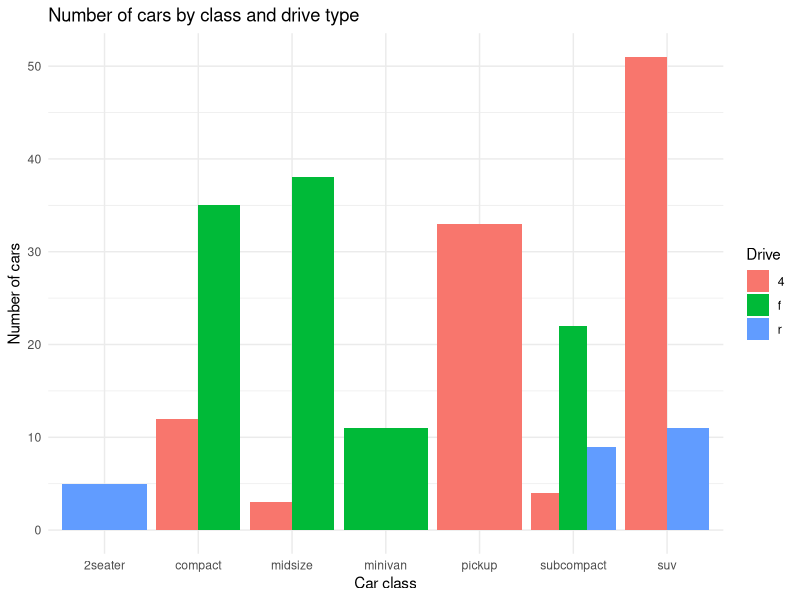
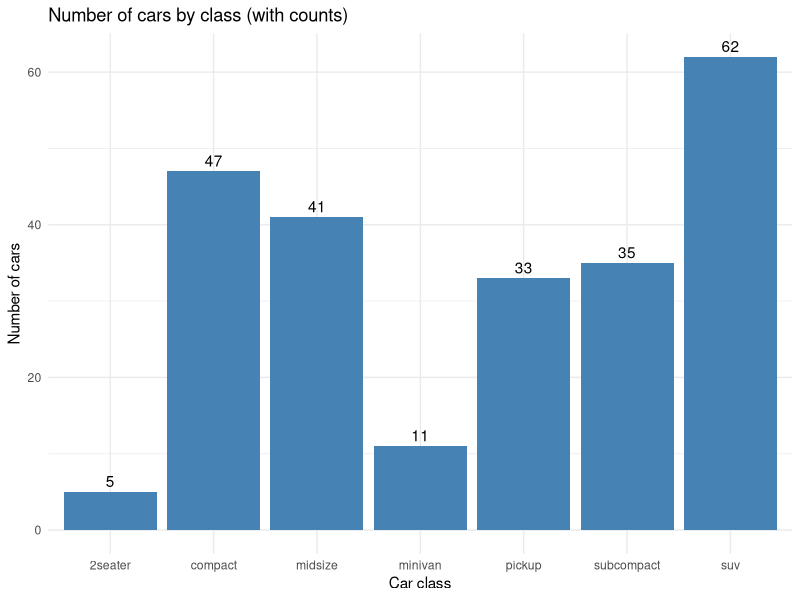
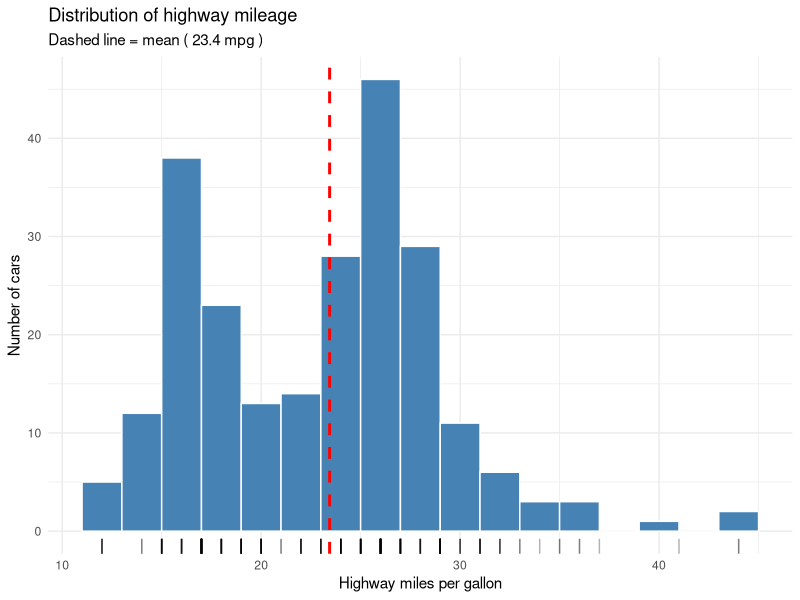
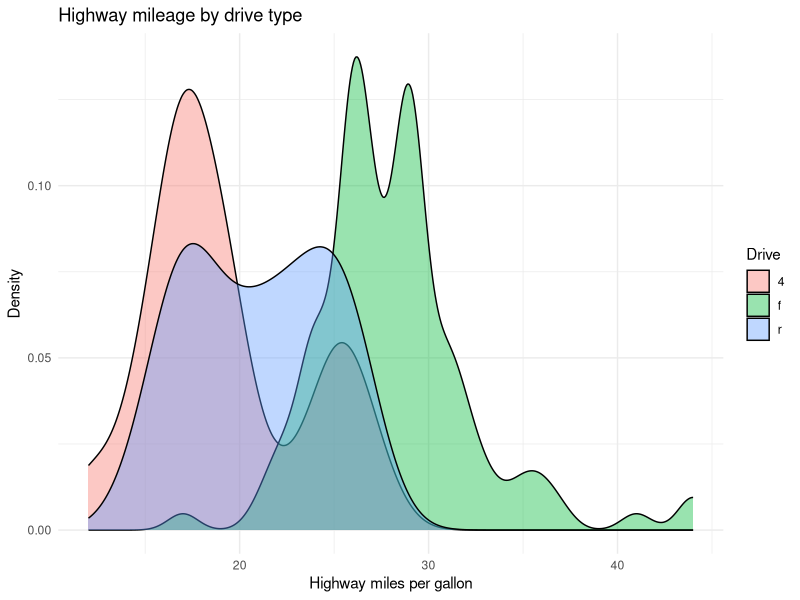
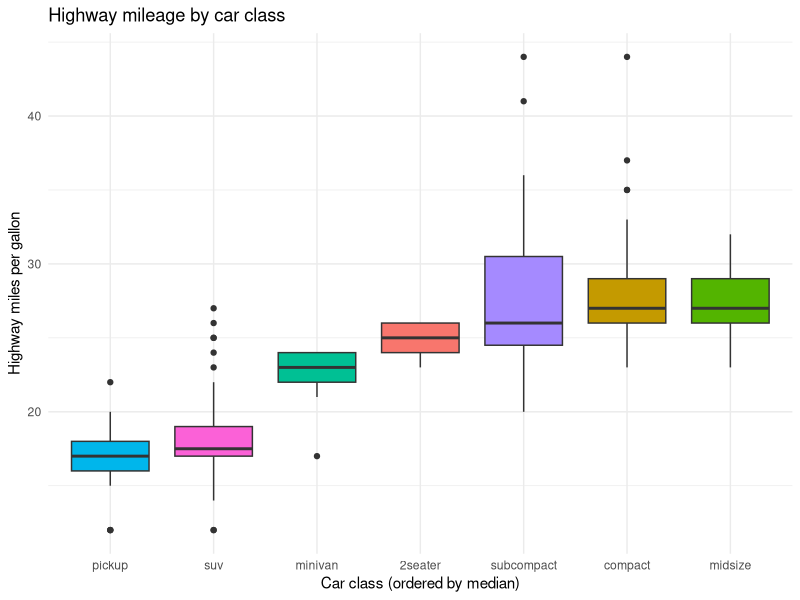
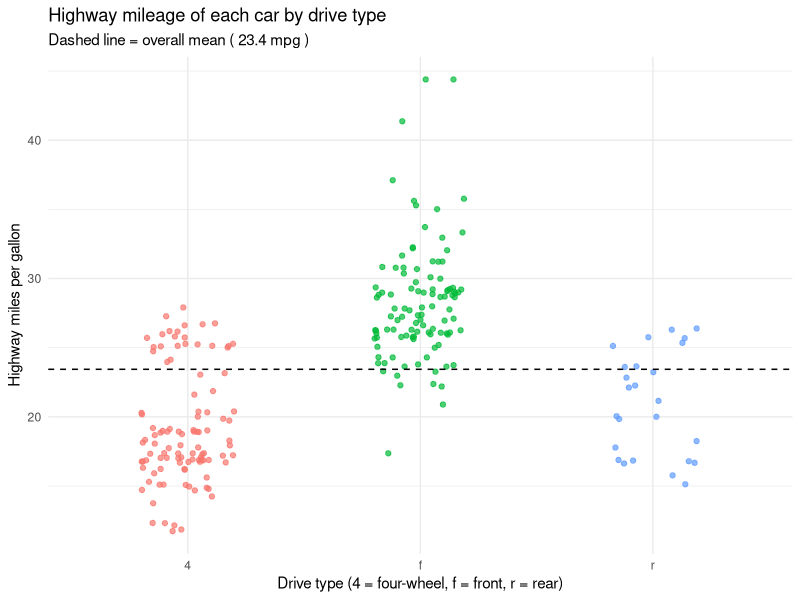
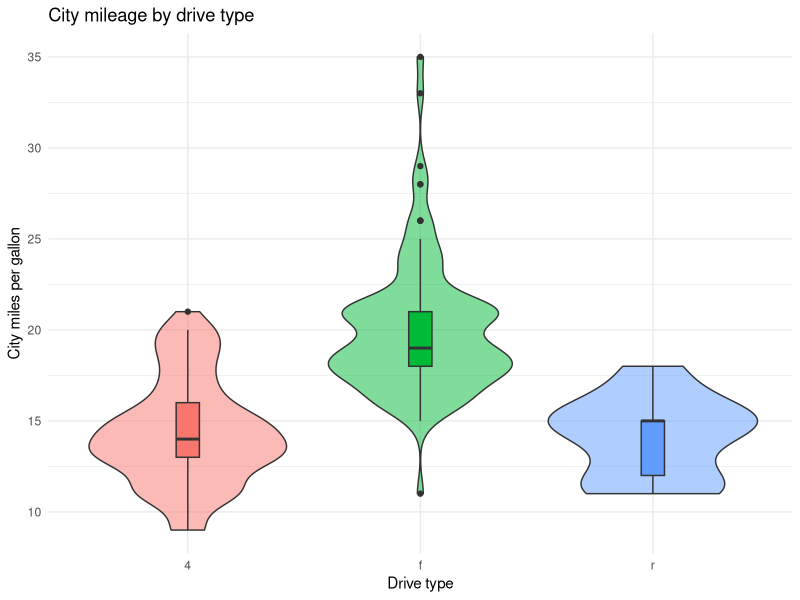
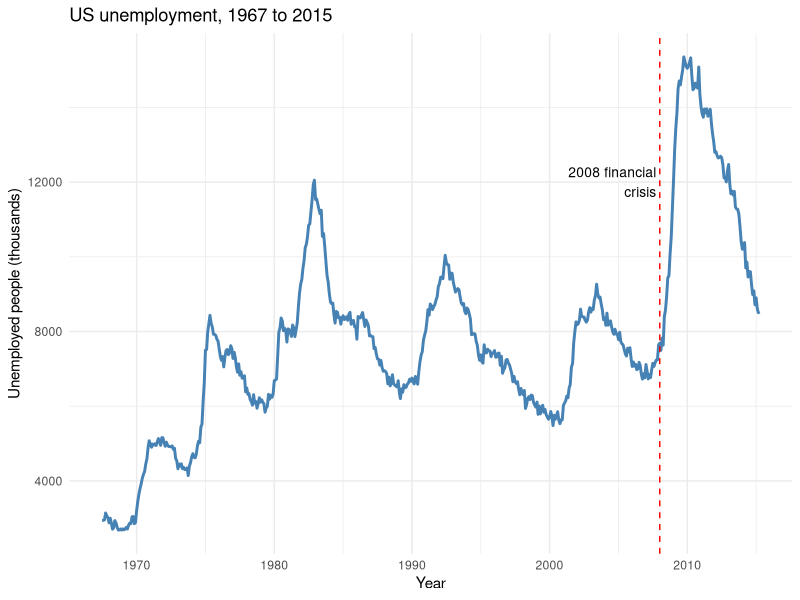

These charts were generated, in order, by the following R code:
# ggplot2 geoms on built-in datasets
# Datasets: mpg (fuel economy of 234 cars) and economics (US monthly data)
# Functions used: geom_bar, geom_boxplot, geom_density, geom_histogram,
#   geom_hline, geom_jitter, geom_line, geom_rug, geom_text,
#   geom_violin, geom_vline
# (geom_point and geom_smooth are commented out in the instructions)

# Package
if (!"ggplot2" %in% rownames(installed.packages())) {
  install.packages("ggplot2", type = "binary")
}
library(ggplot2)

dir.create("images", showWarnings = FALSE)   # folder for saving plots

#  Look at the built-in data 
head(mpg)       # class, drv (drive: 4 / f / r), hwy and cty (miles per gallon)
str(mpg)
head(economics) # date, unemploy (thousands of unemployed people), ...

mean_hwy <- mean(mpg$hwy)

# 1. geom_bar(): number of cars by class and drive type
p1 <- ggplot(mpg, aes(x = class, fill = drv)) +
  geom_bar(position = "dodge") +
  labs(title = "Number of cars by class and drive type",
       x = "Car class", y = "Number of cars", fill = "Drive") +
  theme_minimal()
p1
ggsave("images/builtin_01_bar.png", p1, width = 7, height = 4.5, dpi = 200)

# 2. geom_text(): count labels on top of the bars
p2 <- ggplot(mpg, aes(x = class)) +
  geom_bar(fill = "steelblue") +
  geom_text(stat = "count", aes(label = after_stat(count)), vjust = -0.4) +
  labs(title = "Number of cars by class (with counts)",
       x = "Car class", y = "Number of cars") +
  theme_minimal()
p2
ggsave("images/builtin_02_text.png", p2, width = 7, height = 4.5, dpi = 200)

# 3. geom_histogram() + geom_rug() + geom_vline(): highway mileage

p3 <- ggplot(mpg, aes(x = hwy)) +
  geom_histogram(binwidth = 2, fill = "steelblue", colour = "white") +
  geom_rug(alpha = 0.3) +                                  # one tick per car
  geom_vline(xintercept = mean_hwy, colour = "red",
             linetype = "dashed", linewidth = 1) +         # mean highway mileage
  labs(title = "Distribution of highway mileage",
       subtitle = paste("Dashed line = mean (", round(mean_hwy, 1), "mpg )"),
       x = "Highway miles per gallon", y = "Number of cars") +
  theme_minimal()
p3
ggsave("images/builtin_03_histogram.png", p3, width = 7, height = 4.5, dpi = 200)


# 4. geom_density(): highway mileage by drive type

p4 <- ggplot(mpg, aes(x = hwy, fill = drv)) +
  geom_density(alpha = 0.4) +
  labs(title = "Highway mileage by drive type",
       x = "Highway miles per gallon", y = "Density", fill = "Drive") +
  theme_minimal()
p4
ggsave("images/builtin_04_density.png", p4, width = 7, height = 4.5, dpi = 200)

# 5. geom_boxplot(): highway mileage by car class

p5 <- ggplot(mpg, aes(x = reorder(class, hwy, median), y = hwy, fill = class)) +
  geom_boxplot(show.legend = FALSE) +
  labs(title = "Highway mileage by car class",
       x = "Car class (ordered by median)", y = "Highway miles per gallon") +
  theme_minimal()
p5
ggsave("images/builtin_05_boxplot.png", p5, width = 7, height = 4.5, dpi = 200)


# 6. geom_jitter() + geom_hline(): every car and the overall mean

p6 <- ggplot(mpg, aes(x = drv, y = hwy, colour = drv)) +
  geom_jitter(width = 0.2, alpha = 0.7, show.legend = FALSE) +   # spread overlapping points
  geom_hline(yintercept = mean_hwy, linetype = "dashed") +       # overall mean
  labs(title = "Highway mileage of each car by drive type",
       subtitle = paste("Dashed line = overall mean (", round(mean_hwy, 1), "mpg )"),
       x = "Drive type (4 = four-wheel, f = front, r = rear)",
       y = "Highway miles per gallon") +
  theme_minimal()
p6
ggsave("images/builtin_06_jitter.png", p6, width = 7, height = 4.5, dpi = 200)

# 7. geom_violin(): city mileage by drive type (boxplot drawn inside)

p7 <- ggplot(mpg, aes(x = drv, y = cty, fill = drv)) +
  geom_violin(alpha = 0.5, show.legend = FALSE) +
  geom_boxplot(width = 0.1, show.legend = FALSE) +
  labs(title = "City mileage by drive type",
       x = "Drive type", y = "City miles per gallon") +
  theme_minimal()
p7
ggsave("images/builtin_07_violin.png", p7, width = 7, height = 4.5, dpi = 200)

# 8. geom_line() + geom_vline() + geom_text(): US unemployment over time

label_2008 <- data.frame(x = as.Date("2007-10-01"), y = 12000,
                         label = "2008 financial\ncrisis")

p8 <- ggplot(economics, aes(x = date, y = unemploy)) +
  geom_line(colour = "steelblue", linewidth = 1) +
  geom_vline(xintercept = as.Date("2008-01-01"), linetype = "dashed", colour = "red") +
  geom_text(data = label_2008, aes(x = x, y = y, label = label),
            hjust = 1, size = 3.5, inherit.aes = FALSE) +
  labs(title = "US unemployment, 1967 to 2015",
       x = "Year", y = "Unemployed people (thousands)") +
  theme_minimal()
p8
ggsave("images/builtin_08_line_vline.png", p8, width = 7, height = 4.5, dpi = 200)
